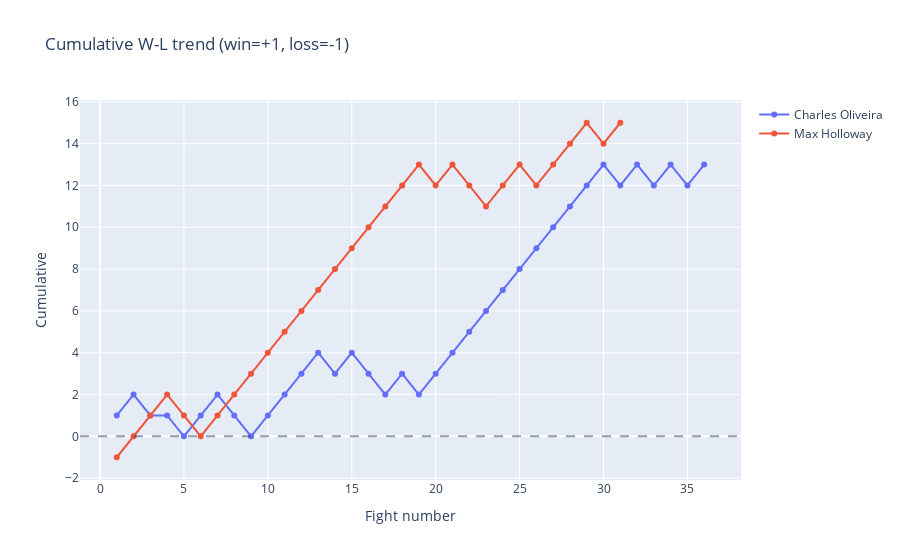

Notebook code for this chart:
### Markdown cell above
## Win/loss trend over fights

### Code cell
_, _, fig = cumulative_wins_figure(data, FIGHTER_1, FIGHTER_2)
fig.show()

### Figure 1 — Plotly figure (JSON) as saved in the notebook; plotly's stock layout.template omitted (floating-point values rounded to 4 significant figures)
{"data": [{"hovertemplate": "Fight %{x}: vs %{text}<br>Cumulative: %{y}<extra></extra>", "mode": "lines+markers", "name": "Charles Oliveira", "text": ["Darren Elkins", "Efrain Escudero", "Jim Miller", "Nik Lentz", "Donald Cerrone", "Eric Wisely", "Jonathan Brookins", "Cub Swanson", "Frankie Edgar", "Andy Ogle", "Hatsu Hioki", "Jeremy Stephens", "Nik Lentz", "Max Holloway", "Myles Jury", "Anthony Pettis", "Ricardo Lamas", "Will Brooks", "Paul Felder", "Clay Guida", "Christos Giagos", "Jim Miller", "David Teymur", "Nik Lentz", "Jared Gordon", "Kevin Lee", "Tony Ferguson", "Michael Chandler", "Dustin Poirier", "Justin Gaethje", "Islam Makhachev", "Beneil Dariush", "Arman Tsarukyan", "Michael Chandler", "Ilia Topuria", "Mateusz Gamrot"], "type": "scatter", "x": [1, 2, 3, 4, 5, 6, 7, 8, 9, 10, 11, 12, 13, 14, 15, 16, 17, 18, 19, 20, 21, 22, 23, 24, 25, 26, 27, 28, 29, 30, 31, 32, 33, 34, 35, 36], "y": [1.0, 2.0, 1.0, 1.0, 0.0, 1.0, 2.0, 1.0, 0.0, 1.0, 2.0, 3.0, 4.0, 3.0, 4.0, 3.0, 2.0, 3.0, 2.0, 3.0, 4.0, 5.0, 6.0, 7.0, 8.0, 9.0, 10.0, 11.0, 12.0, 13.0, 12.0, 13.0, 12.0, 13.0, 12.0, 13.0]}, {"hovertemplate": "Fight %{x}: vs %{text}<br>Cumulative: %{y}<extra></extra>", "mode": "lines+markers", "name": "Max Holloway", "text": ["Dustin Poirier", "Pat Schilling", "Justin Lawrence", "Leonard Garcia", "Dennis Bermudez", "Conor McGregor", "Will Chope", "Andre Fili", "Clay Collard", "Akira Corassani", "Cole Miller", "Cub Swanson", "Charles Oliveira", "Jeremy Stephens", "Ricardo Lamas", "Anthony Pettis", "Jose Aldo", "Jose Aldo", "Brian Ortega", "Dustin Poirier", "Frankie Edgar", "Alexander Volkanovski", "Alexander Volkanovski", "Calvin Kattar", "Yair Rodriguez", "Alexander Volkanovski", "Arnold Allen", "Chan Sung Jung", "Justin Gaethje", "Ilia Topuria", "Dustin Poirier"], "type": "scatter", "x": [1, 2, 3, 4, 5, 6, 7, 8, 9, 10, 11, 12, 13, 14, 15, 16, 17, 18, 19, 20, 21, 22, 23, 24, 25, 26, 27, 28, 29, 30, 31], "y": [-1, 0, 1, 2, 1, 0, 1, 2, 3, 4, 5, 6, 7, 8, 9, 10, 11, 12, 13, 12, 13, 12, 11, 12, 13, 12, 13, 14, 15, 14, 15]}], "layout": {"hovermode": "x unified", "shapes": [{"line": {"dash": "dash"}, "opacity": 0.5, "type": "line", "x0": 0, "x1": 1, "xref": "x domain", "y0": 0, "y1": 0, "yref": "y"}], "title": {"text": "Cumulative W-L trend (win=+1, loss=-1)"}, "xaxis": {"title": {"text": "Fight number"}}, "yaxis": {"title": {"text": "Cumulative"}}}}
